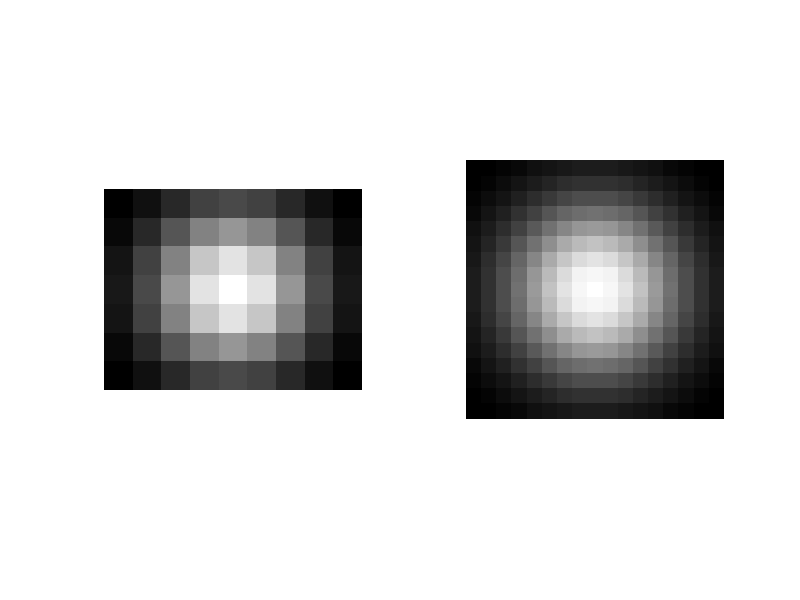

The MATLAB script that drew this image: (Note: this script raises an error after producing the figure.)
clc;
clear;
close all;


mask = fspecial('gaussian', [7 9], 2);
sum(mask(:))

fprintf('[\n')
for i=1:size(mask,1)
    fprintf('[')
    for j=1:size(mask,2)
        fprintf('%s, ', mask(i,j))
    end
    fprintf('],\n')
end
fprintf(']')

subplot(1,2,1)
imshow(mask, [])


mask = fspecial('gaussian', [17 17], 4);
sum(mask(:))

fprintf('[\n')
for i=1:size(mask,1)
    fprintf('[')
    for j=1:size(mask,2)
        fprintf('%s, ', mask(i,j))
    end
    fprintf('],\n')
end
fprintf(']')

subplot(1,2,2)
imshow(mask, [])
save_current_fig_as_pdf('gen_gaussian_mask.pdf');